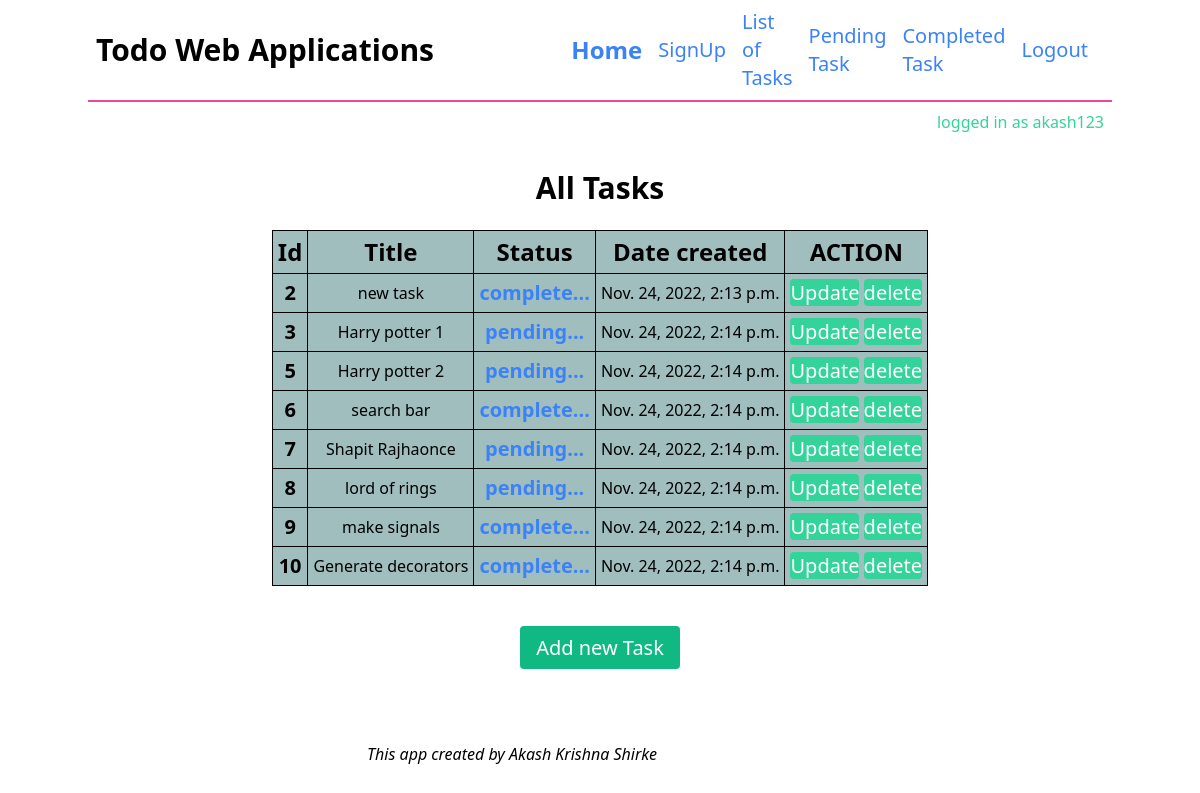
Screenshot of /all_tasks/ (signed in) with the database file from the repository.
### app1/models.py (models this page shows, shortened)
class TodoMdel(models.Model):
    title = models.CharField(max_length=100,default=True)
    description = models.TextField(blank=True,null=True)
    Status_opetions = (('complete','complete'),('pending','pending'))
    status = models.CharField(max_length=30,choices=Status_opetions)
    date_created = models.DateTimeField(default=timezone.now,blank=True,null=True)
    class Meta:
        ordering = ['id']

### app1/views.py (the view)
# urls.py: path('all_tasks/',views.all_tasks_view),
@login_required()
def all_tasks_view(request):
    all_task = TodoMdel.objects.all()
    return render(request,'all_task.html',{'all_task':all_task})

### templates/all_task.html (shortened to what this page needs)
<!DOCTYPE html>
{% extends 'base.html' %} {% load static %}  {% block content %}
<body>
<div align="center">
<a class="font-bold text-white-500 text-xl sm:text-3xl"
      >All Tasks</a>
<br>
<br>
{%if all_task%}
<table border="10" align="center" bgcolor  = "color_name|hex_number|rgb_number" width="" height="20" style="border:1px solid">
    <thead>
    <th class="font-bold text-white-500 text-xl sm:text-2xl">Id  </th>
    <th class="font-bold text-white-500 text-xl sm:text-2xl">Title</th>
    <th class="font-bold text-white-500 text-xl sm:text-2xl">Status</th>
    <th class="font-bold text-white-500 text-xl sm:text-2xl">Date created</th>
    <th class="font-bold text-white-500 text-xl sm:text-2xl">ACTION</th>
    </thead>
    {%for emp in all_task%}
    <tr>
        <td class="font-bold text-white-500 text-xl sm:text-0.5xl">{{emp.id}}</td>
        <td>{{emp.title}}</td>
        <td class="font-bold text-blue-500 text-xl sm:text-1xl" style="text-align: center">{{emp.status}}...</td>
        <td>{{emp.date_created}}</td>
    <td><a href="admin/app1/todomdel/{{emp.id}}/change/" class="text-white hover:shadow-md text-xl rounded bg-green-400 px-0.9 py-0.9 mt-8">Update</a> <a href="delete/{{emp.id}}" class="text-white hover:shadow-md text-xl rounded bg-green-400 px-0.9 py-0.9 mt-8">delete</a></td>
    </tr>
    {%endfor%}
</table><br><br>
 <a  href="/add_task/" class="text-white hover:shadow-md text-xl rounded bg-green-500 px-4 py-2 mt-8 ">Add new Task</a>
{%else%}
<h1>No data founds................</h1>
    <br>
     <a  href="/add_task/" class="text-white hover:shadow-md text-xl rounded bg-green-500 px-4 py-2 mt-8 ">Add new Task</a>
{%endif%}
    </div>
</body>
{% endblock %}

### templates/base.html (shortened to what this page needs)
<!DOCTYPE html>
<html lang="en">
  <head>
    <link
      href="https://unpkg.com/tailwindcss@^2/dist/tailwind.min.css"
      rel="stylesheet"
    />
  </head>
  <body class="min-h-screen bg-black-900 text-black">
    {% include 'navbar.html' %}
    <header
      class="flex flex-row justify-between items-end mb-5 md:mx-auto max-w-5xl p-2"
    >
      {% if user.is_anonymous %}
      <h2 class="text-red-400 sm:pr-5 xl:pr-3">logged out</h2>
      {% else %}
      <h2 class="text-green-400">logged in as {{user}}</h2>
      {% endif %}
    </header>
    <main class="container md:mx-auto max-w-5xl p-2">
      {% block content %}{% endblock content %}
    </main>
    {% include 'footer.html' %}
  </body>
</html>

### templates/navbar.html (shortened to what this page needs)
<nav
  class="container md:mx-auto max-w-5xl p-2 border-b-2 border-pink-500 sm:place-items-center flex flex-col sm:flex-row justify-between"
>
  <div class="justify-between sm:justify-start w-full flex">
    <a class="font-bold text-white-500 text-xl sm:text-3xl" href="/"
      >Todo Web Applications</a
    >
  </div>
  <ul
    id="menu"
    class="w-full pr-2 lg:pr-4 xl:pr-0 lg:w-2/3 justify-end items-end sm:items-center flex flex-col sm:flex-row space-x-4 text-blue-500 text-xl"
  >
    {% if user.is_anonymous %}
    <li><a class="font-bold text-white-500 text-xl sm:text-2xl" href="/">Home</a></li>
    <li><a class="hover:underline" href="/signup/">SignUp</a></li>
    <li><a class="hover:underline" href="/all_tasks/">List of Tasks</a></li>
    <li><a class="hover:underline" href="/PendingStatus/">Pending Task</a></li>
    <li><a class="hover:underline" href="/CompleteStatus/">Completed Task</a></li>
    <li><a class="hover:underline" href="/logout/">Logout</a></li>
    {% elif user.is_superuser %}
   <li><a class="font-bold text-white-500 text-xl sm:text-2xl" href="/">Home</a></li>
    <li><a class="hover:underline" href="/signup/">SignUp</a></li>
      <li><a class="hover:underline" href="/all_tasks/">List of Tasks</a></li>
      <li><a class="hover:underline" href="/PendingStatus/">Pending Task</a></li>
      <li><a class="hover:underline" href="/CompleteStatus/">Completed Task</a></li>
      <li><a class="hover:underline" href="/logout/">Logout</a></li>
    {% endif %}
  </ul>
</nav>

### templates/footer.html
<footer class="container">
  <br>
  <br>
  <br>
  <div
    class="container" align="center"
  >
    <i> <p class="">This app created by Akash Krishna Shirke</p></i>
  </div>
</footer>

### templates/base.html (style rules this page uses)
table,td,th { border: 1px solid black; border- collapse: collapse; }
th,td { padding:5px; text-align:center; }

### rows the page displays
TodoMdel: id "2", title "new task", status "complete", date_created "Nov. 24, 2022, 2:13 p.m."
TodoMdel: id "3", title "Harry potter 1", status "pending", date_created "Nov. 24, 2022, 2:14 p.m."
TodoMdel: id "5", title "Harry potter 2", status "pending", date_created "Nov. 24, 2022, 2:14 p.m."
TodoMdel: id "6", title "search bar", status "complete", date_created "Nov. 24, 2022, 2:14 p.m."
TodoMdel: id "7", title "Shapit Rajhaonce", status "pending", date_created "Nov. 24, 2022, 2:14 p.m."
TodoMdel: id "8", title "lord of rings", status "pending", date_created "Nov. 24, 2022, 2:14 p.m."
TodoMdel: id "9", title "make signals", status "complete", date_created "Nov. 24, 2022, 2:14 p.m."
TodoMdel: id "10", title "Generate decorators", status "complete", date_created "Nov. 24, 2022, 2:14 p.m."

### other values shown
{{ user }} "akash123"
